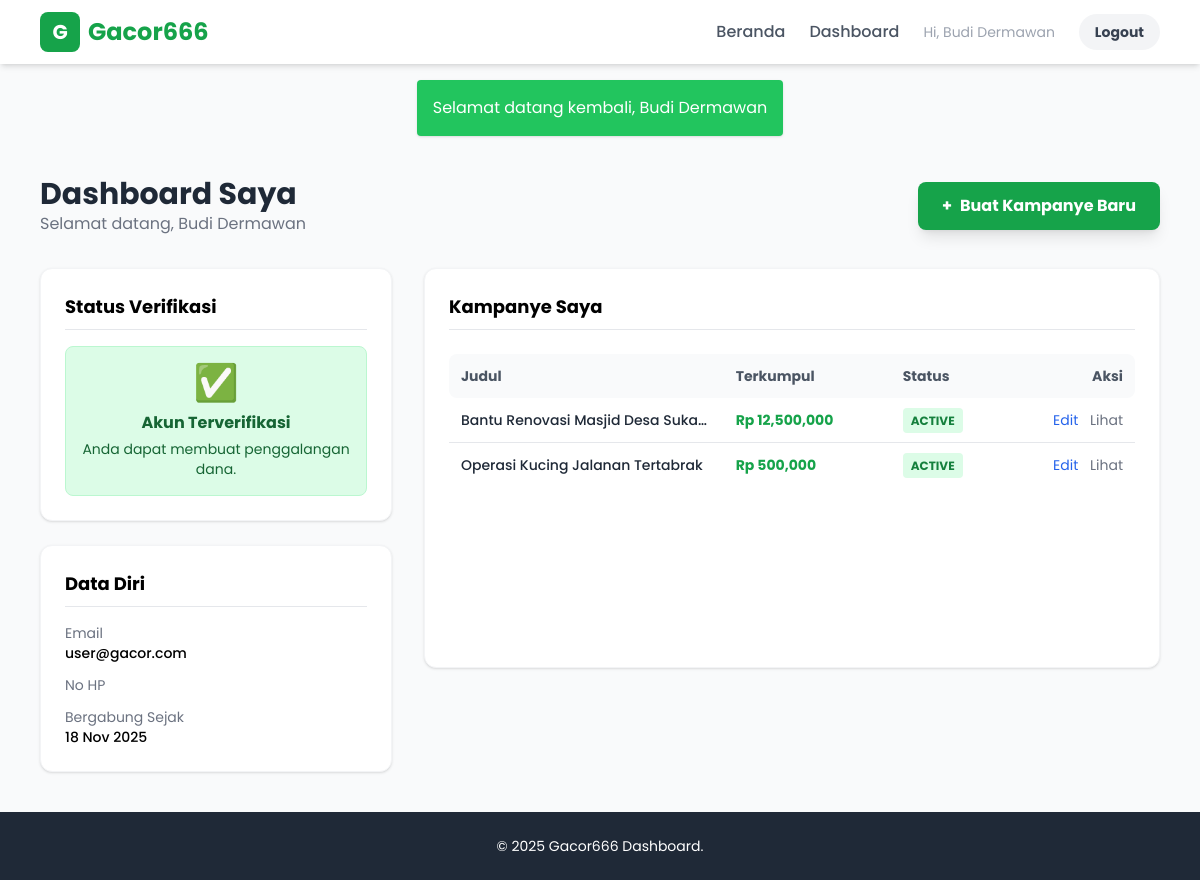
The app's page /dashboard.php (signed in) with its own data.
### tables this page shows
CREATE TABLE `users` (
  `id` int(11) NOT NULL,
  `nama_lengkap` varchar(100) NOT NULL,
  `email` varchar(100) NOT NULL,
  `password` varchar(255) NOT NULL,
  `no_hp` varchar(20) DEFAULT NULL,
  `role` enum('admin','user') DEFAULT 'user',
  `is_verified` tinyint(1) DEFAULT 0,
  `ktp_file` varchar(255) DEFAULT NULL,
  `verification_status` enum('none','pending','approved','rejected') DEFAULT 'none',
  `created_at` timestamp NOT NULL DEFAULT current_timestamp()
);

CREATE TABLE `campaigns` (
  `id` int(11) NOT NULL,
  `user_id` int(11) NOT NULL,
  `judul` varchar(255) NOT NULL,
  `deskripsi` text NOT NULL,
  `target_donasi` decimal(15,2) NOT NULL,
  `dana_terkumpul` decimal(15,2) DEFAULT 0.00,
  `batas_waktu` date NOT NULL,
  `gambar_url` varchar(255) DEFAULT 'default.jpg',
  `status` enum('pending','active','rejected','completed') DEFAULT 'pending',
  `created_at` timestamp NOT NULL DEFAULT current_timestamp()
);

### dashboard.php (the view, shortened to what this page needs)
<?php
require 'config.php';
$uid = $_SESSION['user_id'];
$stmt = $pdo->prepare("SELECT * FROM users WHERE id = ?");
$stmt->execute([$uid]);
$user = $stmt->fetch();
$stmtCamp = $pdo->prepare("SELECT * FROM campaigns WHERE user_id = ? ORDER BY created_at DESC");
$stmtCamp->execute([$uid]);
$myCampaigns = $stmtCamp->fetchAll();
?>
<!DOCTYPE html>
<html lang="id">
<head>
    <script src="https://cdn.tailwindcss.com"></script>
</head>
<body class="bg-gray-50 flex flex-col min-h-screen">
    <?php include 'includes/navbar.php'; ?>
    <main class="container mx-auto px-4 py-10 max-w-6xl flex-grow">
        <div class="flex flex-col md:flex-row justify-between items-center mb-8">
            <div>
                <h1 class="text-3xl font-bold text-gray-800">Dashboard Saya</h1>
                <p class="text-gray-500">Selamat datang, <?= htmlspecialchars($user['nama_lengkap']) ?></p>
            </div>
            <?php if ($user['is_verified'] == 1): ?>
                <a href="create_campaign.php" class="bg-green-600 text-white px-6 py-3 rounded-lg font-bold hover:bg-green-700 shadow-lg transition flex items-center gap-2">
                    <span>+</span> Buat Kampanye Baru
                </a>
            <?php else: ?>
                <button disabled class="bg-gray-300 text-gray-500 px-6 py-3 rounded-lg font-bold cursor-not-allowed flex items-center gap-2" title="Verifikasi akun dulu">
                    <span>+</span> Buat Kampanye Baru
                </button>
            <?php endif; ?>
        </div>
        <div class="grid grid-cols-1 lg:grid-cols-3 gap-8">
            <div class="lg:col-span-1 space-y-6">
                <div class="bg-white p-6 rounded-xl shadow border border-gray-100">
                    <h3 class="font-bold text-lg mb-4 border-b pb-2">Status Verifikasi</h3>
                    <?php if ($user['is_verified'] == 1): ?>
                        <div class="bg-green-100 text-green-800 p-4 rounded-lg text-center border border-green-200">
                            <div class="text-4xl mb-2">✅</div>
                            <h4 class="font-bold">Akun Terverifikasi</h4>
                            <p class="text-sm mt-1">Anda dapat membuat penggalangan dana.</p>
                        </div>
                    <?php endif; ?>
                </div>
                <div class="bg-white p-6 rounded-xl shadow border border-gray-100">
                    <h3 class="font-bold text-lg mb-4 border-b pb-2">Data Diri</h3>
                    <ul class="space-y-3 text-sm">
                        <li>
                            <span class="text-gray-500 block">Email</span>
                            <span class="font-medium"><?= htmlspecialchars($user['email']) ?></span>
                        </li>
                        <li>
                            <span class="text-gray-500 block">No HP</span>
                        </li>
                        <li>
                            <span class="text-gray-500 block">Bergabung Sejak</span>
                            <span class="font-medium"><?= date('d M Y', strtotime($user['created_at'])) ?></span>
                        </li>
                    </ul>
                </div>
            </div>
            <div class="lg:col-span-2">
                <div class="bg-white p-6 rounded-xl shadow border border-gray-100 min-h-[400px]">
                    <h3 class="font-bold text-lg mb-6 border-b pb-2">Kampanye Saya</h3>
                    <?php if (count($myCampaigns) > 0): ?>
                        <div class="overflow-x-auto">
                            <table class="w-full text-left border-collapse">
                                <thead>
                                    <tr class="bg-gray-50 text-gray-600 text-sm">
                                        <th class="p-3 rounded-l-lg">Judul</th>
                                        <th class="p-3">Terkumpul</th>
                                        <th class="p-3">Status</th>
                                        <th class="p-3 rounded-r-lg text-right">Aksi</th>
                                    </tr>
                                </thead>
                                <tbody class="text-sm">
                                    <?php foreach ($myCampaigns as $mc): ?>
                                    <tr class="border-b last:border-0 hover:bg-gray-50 transition">
                                        <td class="p-3 font-medium text-gray-800 max-w-[200px] truncate">
                                            <?= htmlspecialchars($mc['judul']) ?>
                                        </td>
                                        <td class="p-3 text-green-600 font-bold">
                                            Rp <?= number_format($mc['dana_terkumpul']) ?>
                                        </td>
                                        <td class="p-3">
                                            <?php
                                                $badges = [
                                                    'active' => 'bg-green-100 text-green-700',
                                                    'pending' => 'bg-yellow-100 text-yellow-700',
                                                    'rejected' => 'bg-red-100 text-red-700',
                                                    'completed' => 'bg-blue-100 text-blue-700'
                                                ];
                                                $badgeClass = $badges[$mc['status']] ?? 'bg-gray-100';
                                            ?>
                                            <span class="px-2 py-1 rounded text-xs font-bold <?= $badgeClass ?>">
                                                <?= strtoupper($mc['status']) ?>
                                            </span>
                                        </td>
                                        <td class="p-3 text-right">
                                            <a href="#" class="text-blue-600 hover:underline mr-2">Edit</a>
                                            <a href="detail.php?id=<?= $mc['id'] ?>" class="text-gray-500 hover:text-green-600">Lihat</a>
                                        </td>
                                    </tr>
                                    <?php endforeach; ?>
                                </tbody>
                            </table>
                        </div>
                    <?php endif; ?>
                </div>
            </div>
        </div>
    </main>
    <footer class="bg-gray-800 text-white py-6 mt-auto text-center text-sm">
        &copy; 2025 Gacor666 Dashboard.
    </footer>
</body>
</html>

### dashboard.php (style rules this page uses)
body { font-family: 'Poppins', sans-serif; }

### records on screen
users: nama_lengkap "Budi Dermawan", email "user@gacor.com", created_at "18 Nov 2025"
campaigns: judul "Bantu Renovasi Masjid Desa Suka…", dana_terkumpul "12,500,000", status "ACTIVE"
campaigns: judul "Operasi Kucing Jalanan Tertabrak", dana_terkumpul "500,000", status "ACTIVE"

### other values on screen
$_SESSION['nama'] "Budi Dermawan"
$_SESSION['flash']['msg'] "Selamat datang kembali, Budi Dermawan"
